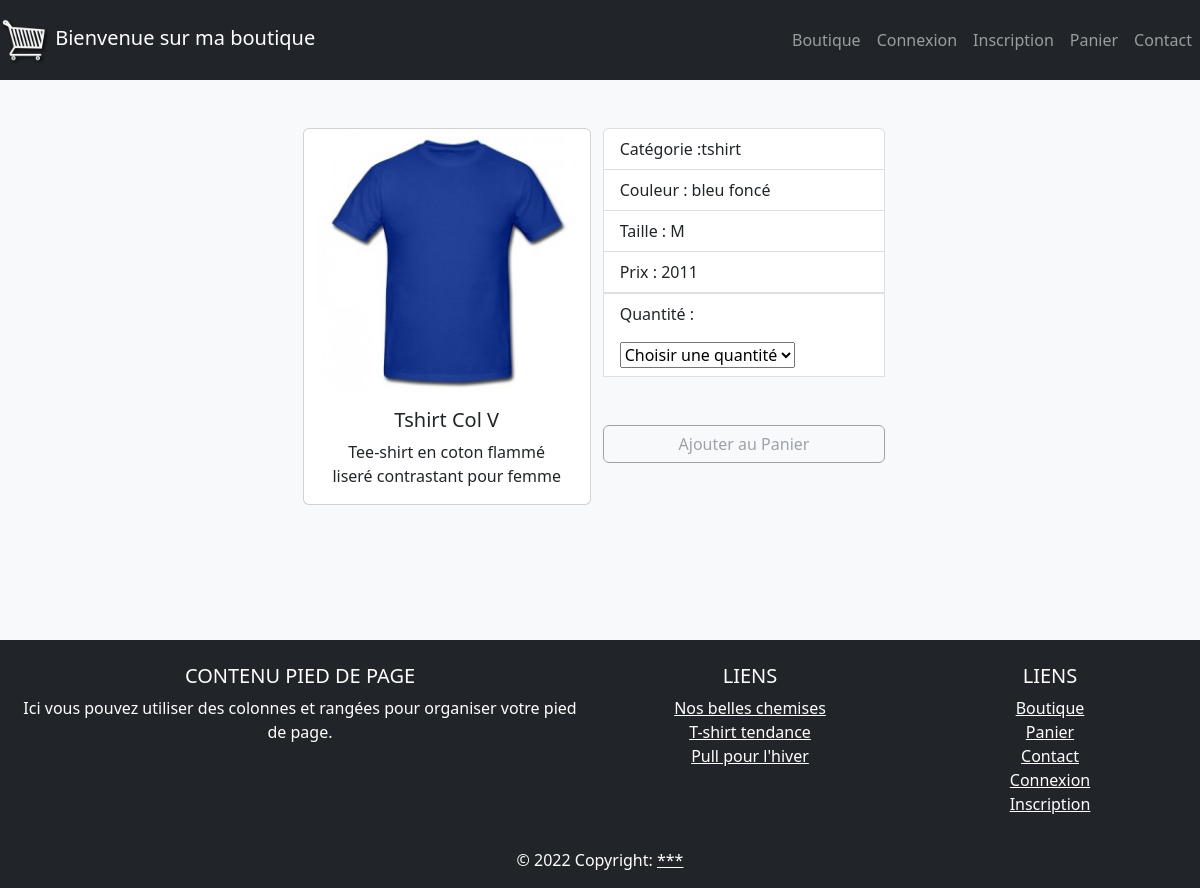
Screenshot of /fiche_produit.php?idProduit=1 with the database file from the repository.
### tables this page shows
CREATE TABLE `produit` (
  `id_produit` int(3) NOT NULL,
  `reference` varchar(20) NOT NULL,
  `categorie` varchar(20) NOT NULL,
  `titre` varchar(100) NOT NULL,
  `description` text NOT NULL,
  `couleur` varchar(20) NOT NULL,
  `taille` varchar(5) NOT NULL,
  `public` enum('m','f','mixte') NOT NULL,
  `photo` varchar(250) NOT NULL,
  `prix` int(3) NOT NULL,
  `stock` int(3) NOT NULL
);

### inc/fonction.php (called while the page is built, shortened)
<?php
    function internauteEstConnecte() {
        if(isset($_SESSION["membre"])) {
            return true;
        } else {
            return false;
        }
    }
?>

### fiche_produit.php (the view, shortened to what this page needs)
<?php
require_once("inc/init.php");
    if(isset($_GET["idProduit"])) {
        $stmt = $pdo->query("SELECT * FROM produit WHERE id_produit = '$_GET[idProduit]' ");
       $produit = $stmt->fetch(PDO::FETCH_ASSOC);
    }
    require_once("inc/header.php");
?>
    <div class='card col-md-4' style='width: 18rem;'>
        <img class='card-img-top' src='<?= $produit["photo"]?>' alt='<?= $produit["titre"]?>'>
        <div class='card-body'>
            <h5 class='card-title text-center'><?= $produit["titre"]?></h5>
            <p class='card-text text-center'><?= $produit["description"]?></p>
        </div>
    </div>
    <div class="col-md-4">
        <ul class="list-group">
            <li class="list-group-item">Catégorie :<?= $produit["categorie"]?> </li>
            <li class="list-group-item">Couleur : <?= $produit["couleur"]?> </li>
            <li class="list-group-item">Taille : <?= $produit["taille"]?> </li>
            <li class="list-group-item">Prix : <?= $produit["prix"]?> </li>
            <form method="POST" action="panier.php">
                <li class="list-group-item">
                    <p> <span class="title"> Quantité : </span> </p>
                    <select class="custom-select" name="quantite" id="selectQuantity">
                        <option disabled selected> Choisir une quantité</option>
                    </select>
                </li>
                <input class="btn btn-outline-secondary mt-5" disabled type="submit" value="Ajouter au Panier" name="ajout_panier" style="width:100%" id="addCart">
            </form>
        </ul>
    </div>
<?php
require_once("inc/footer.php");
?>

### inc/header.php (shortened to what this page needs)
<!DOCTYPE html>
<html lang="fr">
<head>
    <link href="https://cdn.jsdelivr.net/npm/bootstrap@5.2.0-beta1/dist/css/bootstrap.min.css" rel="stylesheet">
    <link rel="stylesheet" href="css/style.css">
</head>
<body>
    <div class="container-flud">
        <nav class="navbar navbar-expand-lg navbar-dark bg-dark justify-content-start">
            <a class="navbar-brand" href="index.php">
            <img src="photo/shopping-cart-20377.png" width="50" height="50" class="d-inline-block align-center" alt="">
            Bienvenue sur ma boutique
            </a>
            <div class="collapse navbar-collapse justify-content-end" id="navbarNav">
                <ul class="navbar-nav">
                    <li class="nav-item active">
                        <a class="nav-link" href="index.php">Boutique</a>
                    </li>
                    <?php if(!internauteEstConnecte()) { ?>
                        <li class="nav-item">
                            <a class="nav-link" href="connexion.php">Connexion</a>
                        </li>
                        <li class="nav-item">
                            <a class="nav-link" href="inscription.php">Inscription</a>
                        </li>
                    <?php } else { ?>
                        <li class="nav-item">
                            <a class="nav-link" href="profil.php">Mon Profil</a>
                        </li>
                    <?php } ?>
                    <li class="nav-item position_relative">
                        <a class="nav-link" href="panier.php">Panier</a>
                    </li>
                    <li class="nav-item active">
                        <a class="nav-link" href="contact.php">Contact</a>
                    </li>
                </ul>
            </div>
        </nav>
        <main class="bg-light p-5">
            <div class="row col-md-10 mx-auto justify-content-center">

### inc/footer.php (shortened to what this page needs)
            </div>
        </main>
        <footer class="bg-dark page-footer font-small blue pt-4">
        <div class="container-fluid text-center text-md-left">
            <div class="row">
            <div class="col-md-6 mt-md-0 mt-3">
                <h5 class="text-white text-uppercase">Contenu pied de page</h5>
                <p class="text-white">Ici vous pouvez utiliser des colonnes et rangées pour organiser votre pied de page.</p>
            </div>
            <div class="col-md-3 mb-md-0 mb-3">
                <h5 class="text-white text-uppercase">Liens</h5>
                <ul class="list-unstyled">
                <li>
                    <a href="index.php?categorie=chemise" class="text-white">Nos belles chemises</a>
                </li>
                <li>
                    <a href="index.php?categorie=tshirt" class="text-white">T-shirt tendance</a>
                </li>
                <li>
                    <a href="index.php?categorie=pull" class="text-white">Pull pour l'hiver</a>
                </li>
                </ul>
            </div>
            <div class="col-md-3 mb-md-0 mb-3">
                <h5 class="text-white text-uppercase">Liens</h5>
                <ul class="list-unstyled">
                <li>
                    <a href="index.php" class="text-white">Boutique</a>
                </li>
                <li>
                    <a href="panier.php" class="text-white">Panier</a>
                </li>
                <li>
                    <a href="contact.php" class="text-white">Contact</a>
                </li>
                <?php if(internauteEstConnecte()) { ?>
                    <li>
                        <a href="profil.php" class="text-white">Mon profil</a>
                    </li>
                <?php } else { ?>
                    <li>
                        <a href="connexion.php" class="text-white">Connexion</a>
                    </li>
                    <li>
                        <a href="inscription.php" class="text-white">Inscription</a>
                    </li>
                <?php } ?>
                </ul>
            </div>
            </div>
        </div>
        <div class="text-white footer-copyright text-center py-3">© 2022 Copyright:
            <a href="" class="text-white"> ***</a>
        </div>
        </footer>
    </div>
</body>
</html>

### css/style.css (style rules this page uses)
nav { min-height: 10vh; }
main { min-height:70vh; }
footer { min-height: 20vh; }
.position_relative { position: relative; }

### rows the page displays
produit: photo (picture), titre "Tshirt Col V", description "Tee-shirt en coton flammé liseré contrastant pour femme", categorie "tshirt", couleur "bleu foncé", taille "M", prix "2011"
